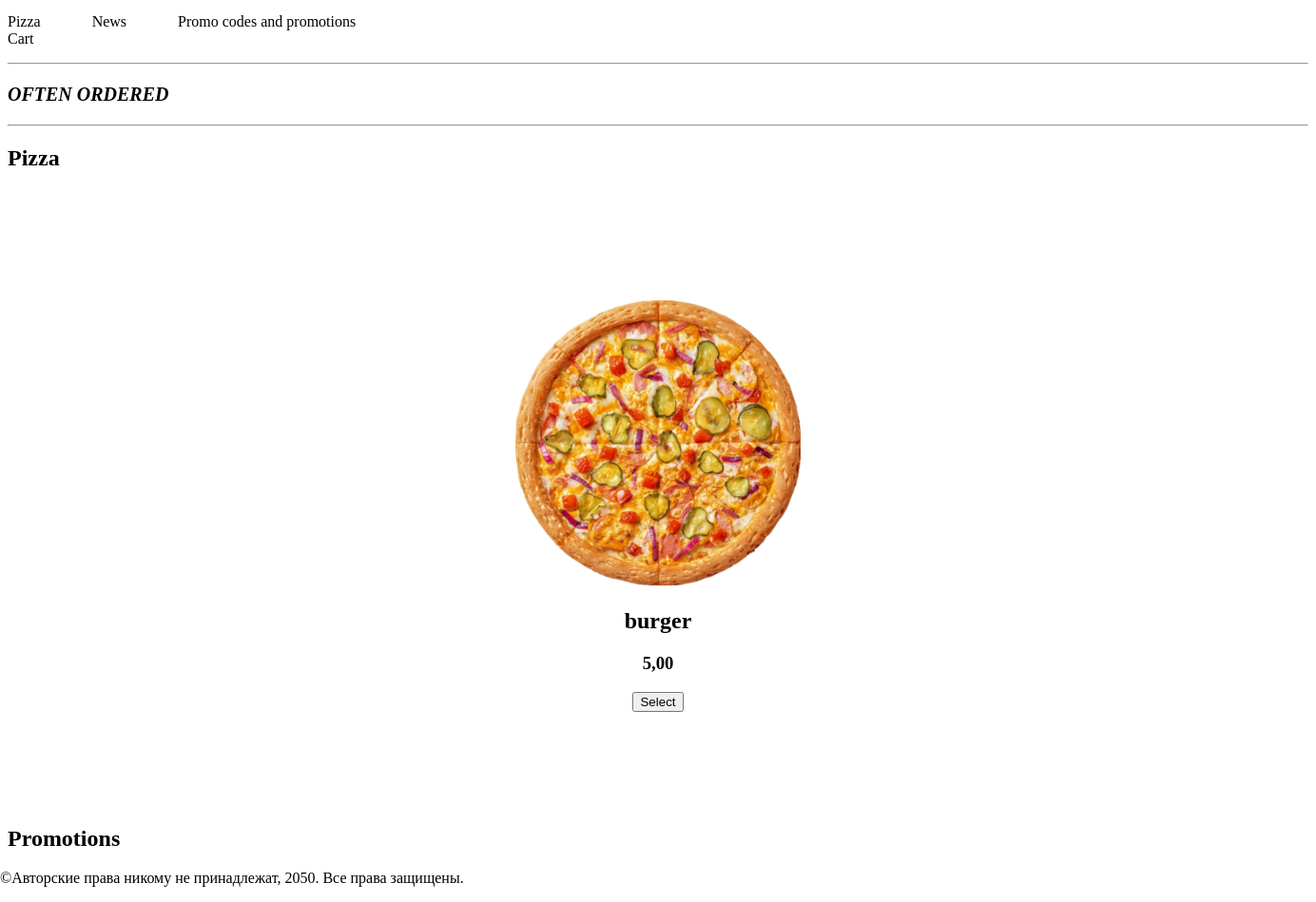
Before: / (lower part) with the older database file.
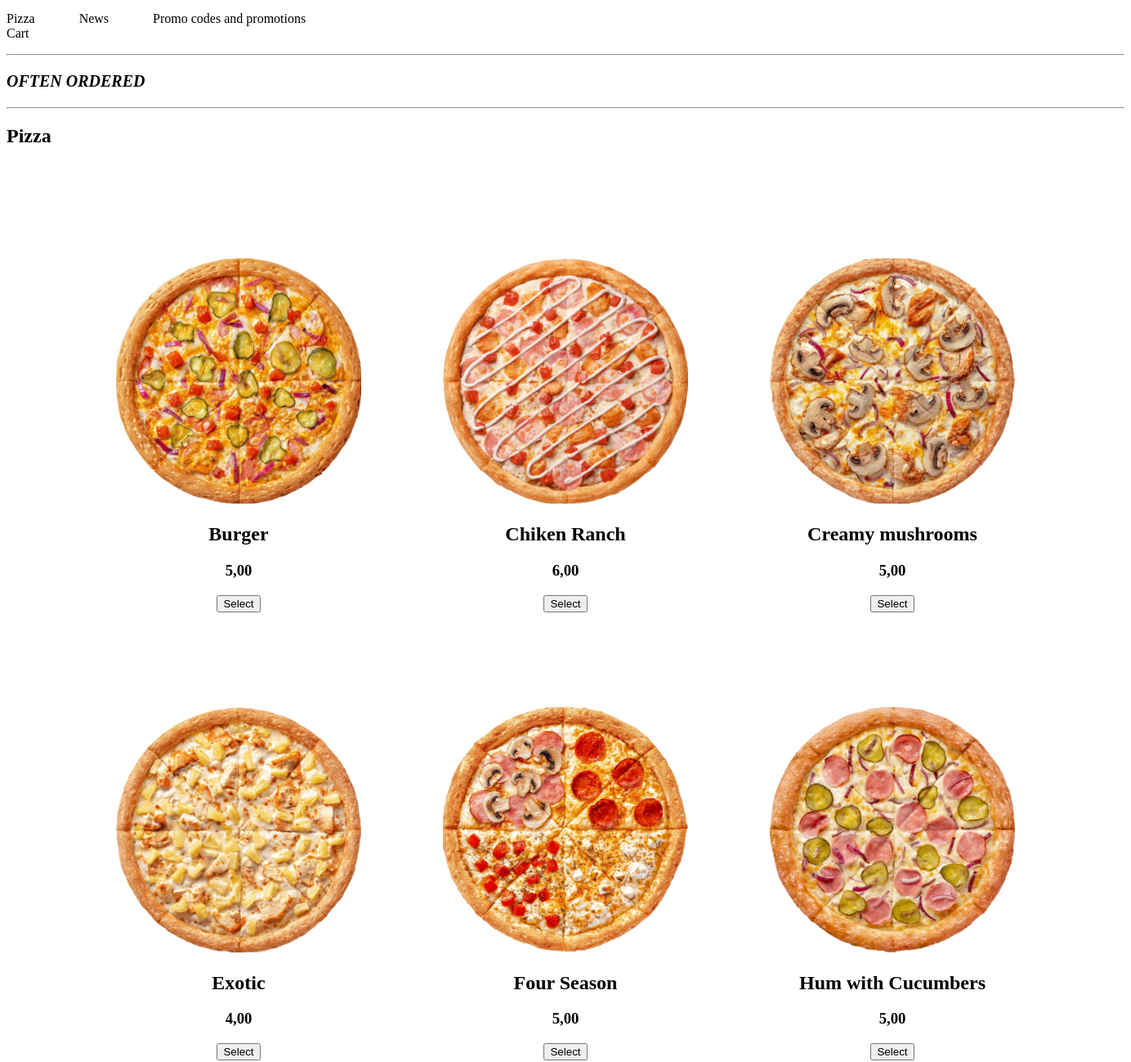
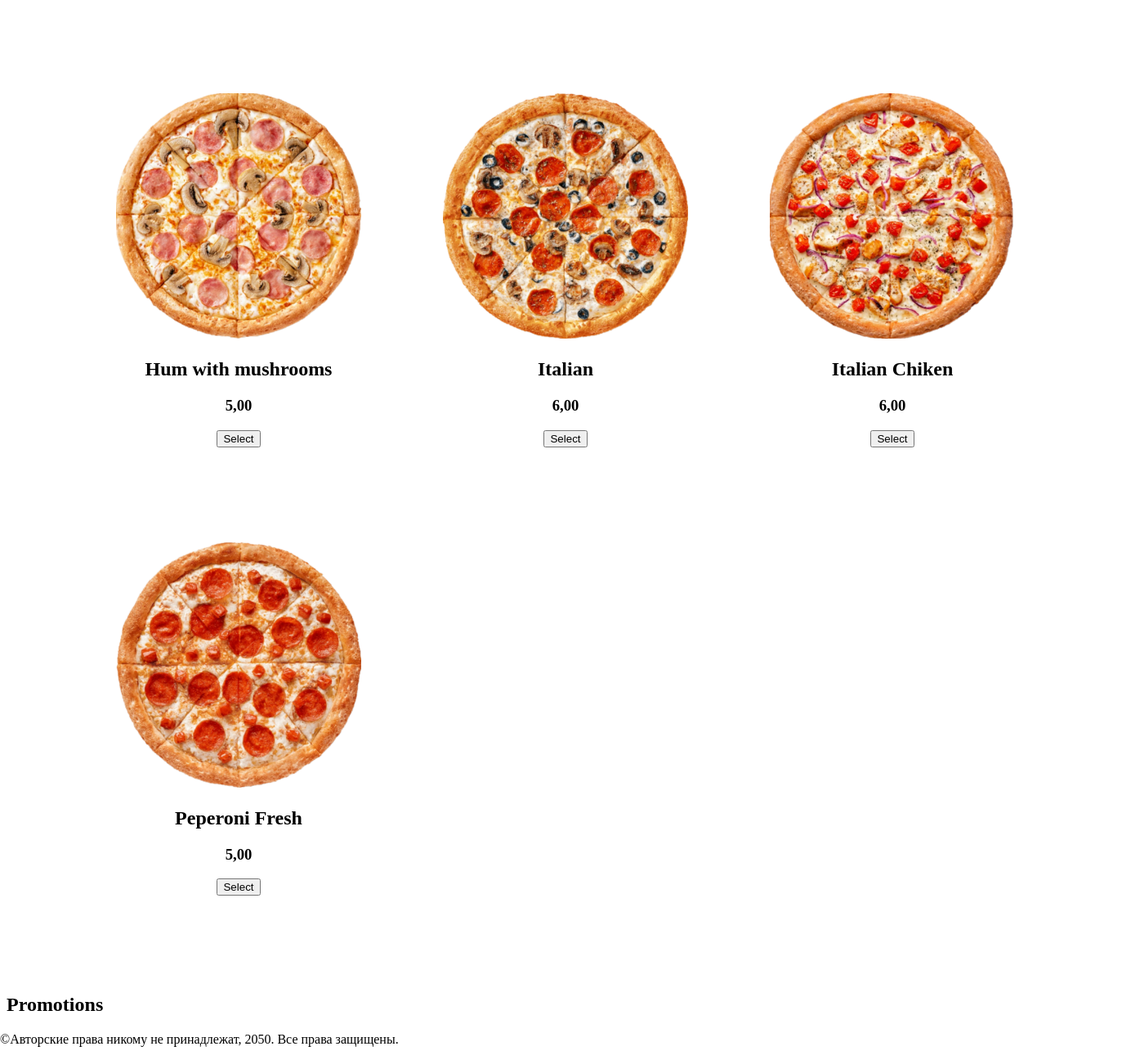
After: the same page with the newer database file (2 pictures, top to bottom).
### pizzeria/models.py (models this page shows, shortened)
class PizzaType(models.Model):
    name = models.CharField(max_length=100)
    price = models.DecimalField(max_digits=5, decimal_places=2)
    size = models.ForeignKey(Size, on_delete=models.PROTECT)
    image = models.ImageField(upload_to="images/")
    slug = models.SlugField(max_length=255, unique=True)
    class Meta:
        ordering = ['name']

### pizzeria/views.py (the view)
# urls.py: path('', main, name='home'),
def main(request):
    pizzas = PizzaType.objects.all()
    weather = get_weather()
    filtered_pizzas = []
    for pizza in pizzas:
        if pizza.size.name == 'middle':
            filtered_pizzas.append(pizza)
    context = {"pizzas": filtered_pizzas,
               'weather': weather,
               'menu': menu, }
    return render(request, 'pizzeria/main.html', context=context)

### pizzeria/views.py (called while the page is built)
def get_weather():
    appid = '91d45fb3f775b8f850579a41205a2a39'
    url = 'https://api.openweathermap.org/data/2.5/weather?q={}&units=metric&appid=' + appid
    city = 'Minsk'
    res = requests.get(url.format(city)).json()
    return res["main"]["temp"]

### pizzeria/templates/pizzeria/main.html (shortened to what this page needs)
{% extends 'pizzeria/base.html' %}
{% block pizzacontent %}
<table class="table-content" border="0" cellpadding="0" cellspacing="100px" align="center">
    <tr style=" text-align: center;">
        {% for p in pizzas %}
        {% if forloop.counter0|divisibleby:3 and not forloop.first %}
        </tr><tr style=" text-align: center;">
        {% endif %}
        <td valign="top" class="left-chapters">
            {% if p.image %}
            <p>
                <a href="#">
                    <img class="img-article" src="{{p.image.url}}" alt="burger pizza" width="300" height="300">
                </a>
            </p>
            {% endif %}
            <h2>{{p.name}}</h2>
            <div style="display: inline">
                <h3>{{p.price}}</h3>
                <a href="#">
                    <button type="button" name="btn">Select</button>
                </a>
            </div>
        </td>
        {% endfor %}
    </tr>
</table>
{% endblock %}

### pizzeria/templates/pizzeria/base.html (shortened to what this page needs)
<!DOCTYPE html>
{% load static %}
<html lang="en">
<head>
</head>
<body style = 'margin:0px'>
{% block main %}
<main style="margin:8px">
    <div class = 'mainmenu' >
        <ul style="padding:0">
          {% for m in menu %}
            {% if m.title == 'Pizza' %}
            <li class="prelast" style='display: inline; margin-right: 50px;'>
                <a href="#pizza" style="text-decoration: none; color: inherit;">
                    {{ m.title }}
                </a></li>
            {% elif not forloop.revcounter <= 2  %}
            <li style='display: inline; margin-right: 50px;'>
                <a href="{% url m.url_name %}" style="text-decoration: none; color: inherit;">
                    {{ m.title }}
                </a></li>
            {% elif forloop.revcounter == 2  %}
            <li class="prelast" style='display: inline; margin-right: 1000px;'>
                <a href="#promo" style="text-decoration: none; color: inherit;">
                    {{ m.title }}
                </a></li>
            {% else %}
            <li class="Lst" style='display: inline; margin-right: 20px;'>
                <a href="{% url m.url_name %}" style="text-decoration: none; color: inherit;">
                    {{ m.title }}
                </a></li>
            {% endif %}
            {% endfor %}
        </ul>
        </div>
    <div class = 'often-ordered'>
        <hr>
        <p style = 'font-size: 20px'><b><em>OFTEN ORDERED</em></b></p>
        <hr>
    </div>
    <section class = 'maincontent'>
        <article id = 'pizza'>
        <h2>Pizza</h2>
            {% block pizzacontent %}
            {% endblock  %}
        </article>
    <article id = "promo">
        <h2>Promotions</h2>
    </article>
    </section>
</main>
{% endblock %}
<footer>
      <p>©Авторские права никому не принадлежат, 2050. Все права защищены.</p>
</footer>
</body>
</html>

Changed rows visible on the page:
changed PizzaType: name "burger" → "Burger"
added PizzaType: image (picture), name "Chiken Ranch", price "6,00"
added PizzaType: image (picture), name "Creamy mushrooms", price "5,00"
added PizzaType: image (picture), name "Exotic", price "4,00"
added PizzaType: image (picture), name "Four Season", price "5,00"
added PizzaType: image (picture), name "Hum with Cucumbers", price "5,00"
added PizzaType: image (picture), name "Hum with mushrooms", price "5,00"
added PizzaType: image (picture), name "Italian", price "6,00"
added PizzaType: image (picture), name "Italian Chiken", price "6,00"
added PizzaType: image (picture), name "Peperoni Fresh", price "5,00"
